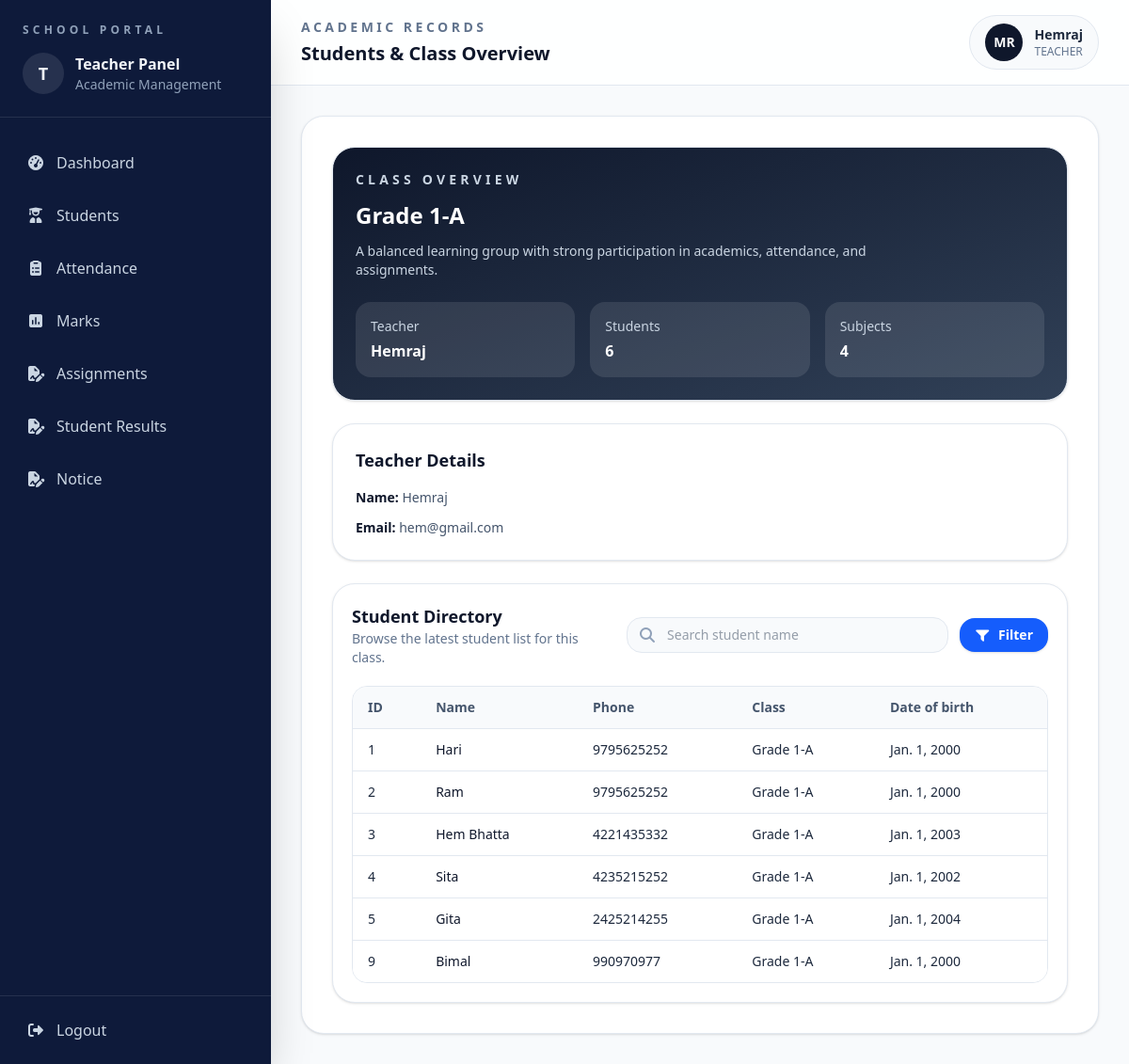
/students/list/ (signed in), run on the app's committed database.
### accounts/models.py (models this page shows, shortened)
class User(AbstractUser):
    ROLE_CHOICES = (("ADMIN", "Admin"), ("TEACHER", "Teacher"))
    role = models.CharField(max_length=20, choices=ROLE_CHOICES, default="TEACHER")

### students/models.py (models this page shows, shortened)
class ClassRoom(models.Model):
    name = models.CharField(max_length=50)
    section = models.CharField(max_length=10)
    teacher = models.ForeignKey(
        User, on_delete=models.SET_NULL, null=True, limit_choices_to={"role": "TEACHER"}
    )
    def __str__(self):
        return f"{self.name}-{self.section}"

class Student(models.Model):
    name = models.CharField(max_length=50)
    classroom = models.ForeignKey(
        ClassRoom, on_delete=models.CASCADE, related_name="students"
    )
    address = models.TextField(blank=True, null=True)
    phone = models.CharField(max_length=10, blank=True)
    date_of_birth = models.DateField(default="2000-01-01")

### students/views.py (the view)
# urls.py: path("list/", views.student, name="student"),
def student(request):
    classroom = ClassRoom.objects.filter(
        teacher=request.user
    ).first()
    students = Student.objects.none()
    if classroom:
        students = Student.objects.filter(
            classroom=classroom
        )
    search = request.GET.get("search", "").strip()
    if search:
        students = students.filter(
            name__icontains=search
        )
    if classroom:
        student_count = Student.objects.filter(
            classroom=classroom
        ).count()
        subject_count = Subject.objects.filter(
            classroom=classroom
        ).count()
    else:
        student_count = 0
        subject_count = 0
    context = {
        "classroom": classroom,
        "students": students,
        "student_count": student_count,
        "subject_count": subject_count,
        "search": search,
    }
    return render(request, "students/student_list.html", context)

### students/templates/students/student_list.html (shortened to what this page needs)
{% extends 'base.html' %}
{% block page_label %}Academic Records{% endblock %}
{% block page_title %}Students & Class Overview{% endblock %}
{% block content %}
<div class="space-y-6">
  <section class="grid gap-6 xl:grid-cols-[1.3fr_0.7fr]">
    <div class="rounded-3xl border border-slate-200 bg-gradient-to-br from-slate-900 to-slate-700 p-6 text-white shadow-sm">
      <p class="text-sm font-semibold uppercase tracking-[0.3em] text-slate-300">
        Class Overview
      </p>
      <h2 class="mt-3 text-2xl font-semibold">
        Grade {{ classroom }}
      </h2>
      <p class="mt-3 max-w-xl text-sm text-slate-300">
        A balanced learning group with strong participation in academics,
        attendance, and assignments.
      </p>
      <div class="mt-6 grid gap-4 sm:grid-cols-3">
        <div class="rounded-2xl bg-white/10 p-4">
          <p class="text-sm text-slate-300">Teacher</p>
          <p class="mt-1 font-semibold">
            {{ request.user.username|capfirst }}
          </p>
        </div>
        <div class="rounded-2xl bg-white/10 p-4">
          <p class="text-sm text-slate-300">Students</p>
          <p class="mt-1 font-semibold">
            {{ student_count }}
          </p>
        </div>
        <div class="rounded-2xl bg-white/10 p-4">
          <p class="text-sm text-slate-300">Subjects</p>
          <p class="mt-1 font-semibold">
            {{ subject_count }}
          </p>
        </div>
      </div>
    </div>
    <div class="rounded-3xl border border-slate-200 bg-white p-6 shadow-sm">
      <h3 class="text-lg font-semibold text-slate-900">
        Teacher Details
      </h3>
      <div class="mt-4 space-y-3 text-sm text-slate-600">
        <p>
          <span class="font-semibold text-slate-900">Name:</span>
          {{ request.user.username|capfirst }}
        </p>
        <p>
          <span class="font-semibold text-slate-900">Email:</span>
          {{ request.user.email }}
        </p>
      </div>
    </div>
  </section>
  <section class="rounded-3xl border border-slate-200 bg-white p-5 shadow-sm">
    <div class="flex flex-col gap-4 md:flex-row md:items-center md:justify-between">
      <div>
        <h3 class="text-lg font-semibold text-slate-900">
          Student Directory
        </h3>
        <p class="text-sm text-slate-500">
          Browse the latest student list for this class.
        </p>
      </div>
      <form method="GET" class="flex w-full max-w-md items-center gap-3">
        <div class="flex flex-1 items-center gap-3 rounded-2xl border border-slate-200 bg-slate-50 px-3 py-2">
          <i class="fa-solid fa-magnifying-glass text-slate-400"></i>
          <input
            type="text"
            name="search"
            value="{{ request.GET.search }}"
            placeholder="Search student name"
            class="w-full border-0 bg-transparent text-sm text-slate-700 outline-none"
          >
        </div>
        <button
          type="submit"
          class="flex shrink-0 items-center gap-2 rounded-2xl bg-blue-600 px-4 py-2 text-sm font-semibold text-white shadow-sm transition hover:bg-blue-700"
        >
          <i class="fa-solid fa-filter"></i>
          Filter
        </button>
      </form>
    </div>
    <div class="mt-5 overflow-hidden rounded-2xl border border-slate-200">
      <table class="min-w-full divide-y divide-slate-200 text-left text-sm">
        <thead class="bg-slate-50 text-slate-600">
          <tr>
            <th class="px-4 py-3 font-semibold">ID</th>
            <th class="px-4 py-3 font-semibold">Name</th>
            <th class="px-4 py-3 font-semibold">Phone</th>
            <th class="px-4 py-3 font-semibold">Class</th>
            <th class="px-4 py-3 font-semibold">Date of birth</th>
          </tr>
        </thead>
        <tbody class="divide-y divide-slate-200 bg-white">
          {% for student in students %}
          <tr class="transition hover:bg-slate-50">
            <td class="px-4 py-3">
              {{ student.id }}
            </td>
            <td class="px-4 py-3 font-medium text-slate-900">
              {{ student.name|capfirst }}
            </td>
            <td class="px-4 py-3">
              {{ student.phone }}
            </td>
            <td class="px-4 py-3">
              Grade {{ student.classroom }}
            </td>
            <td class="px-4 py-3">
              {{ student.date_of_birth }}
            </td>
          </tr>
          {% endfor %}
        </tbody>
      </table>
    </div>
  </section>
</div>
{% endblock %}

### templates/base.html (shortened to what this page needs)
{% load static %}
<!doctype html>
<html lang="en">
<head>
<script src="https://cdn.jsdelivr.net/npm/@tailwindcss/browser@4"></script>
<link rel="stylesheet"
      href="https://cdnjs.cloudflare.com/ajax/libs/font-awesome/7.0.1/css/all.min.css"
 />
</head>
<body class="bg-slate-50 text-slate-800">
<div class="min-h-screen bg-slate-50">
  {% include 'sidebar.html' %}
  <div class="min-h-screen lg:ml-72">
    <header class="border-b border-slate-200 bg-white/90 px-4 py-4 sm:px-6 lg:px-8">
      <div class="flex flex-col gap-4 sm:flex-row sm:items-center sm:justify-between">
        <div>
          <p class="text-sm font-semibold uppercase tracking-[0.25em] text-slate-500">
            {% block page_label %}{% endblock %}
          </p>
          <h1 class="mt-1 text-xl font-semibold text-slate-900">
            {% block page_title %}{% endblock %}
          </h1>
        </div>
        <div class="flex items-center gap-3 rounded-full border border-slate-200 bg-slate-50 px-4 py-2">
          <div class="flex h-10 w-10 items-center justify-center rounded-full bg-slate-900 text-sm font-semibold text-white">
            MR
          </div>
          <div>
            <p class="text-sm font-semibold text-slate-800">
              {{ request.user.username|capfirst }}
            </p>
            <p class="text-xs text-slate-500">
              {{ request.user.role|capfirst }}
            </p>
          </div>
        </div>
      </div>
    </header>
    <main class="p-4 sm:p-6 lg:p-8">
      <div class="rounded-3xl border border-slate-200 bg-white p-4 shadow-sm sm:p-6 lg:p-8">
        {% block content %}
        {% endblock content %}
      </div>
    </main>
  </div>
</div>
</body>
</html>

### data on the page
User: user.username "Hemraj", user.role "TEACHER", user.email "hem@gmail.com"
ClassRoom: name+section "1-A"
Student: id "1", name "Hari", phone "9795625252", classroom "1-A", date_of_birth "Jan. 1, 2000"
Student: id "2", name "Ram", phone "9795625252", classroom "1-A", date_of_birth "Jan. 1, 2000"
Student: id "3", name "Hem Bhatta", phone "4221435332", classroom "1-A", date_of_birth "Jan. 1, 2003"
Student: id "4", name "Sita", phone "4235215252", classroom "1-A", date_of_birth "Jan. 1, 2002"
Student: id "5", name "Gita", phone "2425214255", classroom "1-A", date_of_birth "Jan. 1, 2004"
Student: id "9", name "Bimal", phone "990970977", classroom "1-A", date_of_birth "Jan. 1, 2000"

### other printed values
{{ student_count }} "6"
{{ subject_count }} "4"
